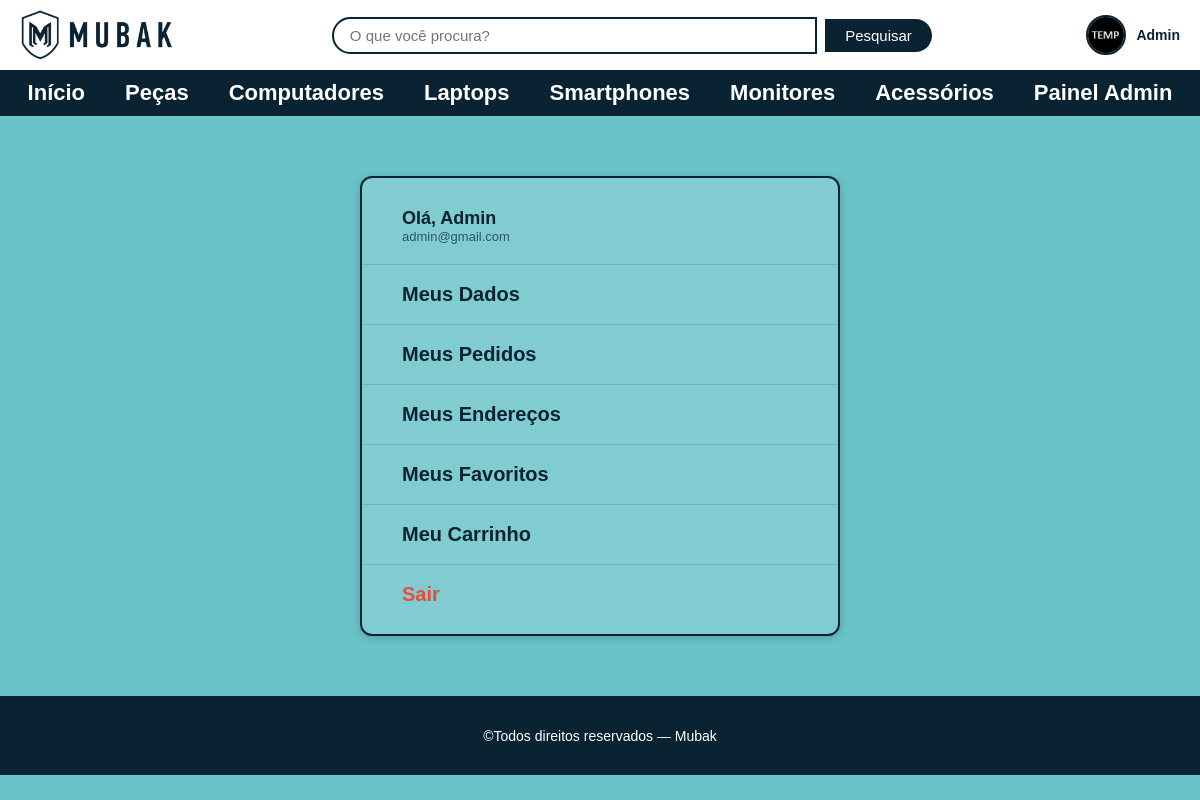
The page /perfil (signed in) on the database its author committed.
### tables this page shows
CREATE TABLE usuario(
            id_usuario INTEGER PRIMARY KEY AUTOINCREMENT NOT NULL,
            nome varchar(50) NOT NULL,
            email varchar(50) NOT NULL,
            senha varchar(50) NOT NULL,
            telefone varchar(50) NOT NULL,
            cpf varchar(50) UNIQUE NOT NULL,
            data_nasc DATE NOT NULL,
            foto varchar NOT NULL,
            id_perfil INT NOT NULL,
            FOREIGN KEY(id_perfil) REFERENCES perfil(id_perfil)
        );

### routes/user_routes.py (the view)
@bp.route('/perfil')
@login_required
def perfil():
    user = get_usuario_por_id(session['user_id'])
    return render_template('pages/perfil.html', user=user)

### app.py (called while the page is built)
@app.before_request
def verificar_inatividade():
    if 'user_id' in session:
        agora = datetime.now()
        ultima_atividade = session.get('ultima_atividade')
        if ultima_atividade:
            ultima_atividade = datetime.fromisoformat(ultima_atividade)
            if agora - ultima_atividade > TEMPO_INATIVIDADE:
                session.clear()
                return redirect(url_for('auth.login'))
        session.permanent = True
        session['ultima_atividade'] = agora.isoformat()

### database.py (called while the page is built)
def get_db_connection():
    conn = sqlite3.connect(DATABASE)
    conn.row_factory = sqlite3.Row
    return conn

### models/usuario_model.py (called while the page is built)
def get_usuario_por_id(id_usuario):
    conn = get_db_connection()
    user = conn.execute(
        'SELECT * FROM usuario WHERE id_usuario=?', (id_usuario,)
    ).fetchone()
    conn.close()
    return user

### templates/pages/perfil.html (shortened to what this page needs)
<!DOCTYPE html>
<html lang="pt-br">
<head>
    <link rel="stylesheet" href="{{ url_for('static', filename='css/reset.css') }}">
    <link rel="stylesheet" href="{{ url_for('static', filename='css/global.css') }}">
    <link rel="stylesheet" href="{{ url_for('static', filename='css/perfil.css') }}">
    <link rel="stylesheet" href="{{ url_for('static', filename='css/responsive.css') }}">
</head>
<body>
    {% include 'partials/header.html' %}
    <main>
        <section class="perfil_container">
            <nav class="perfil_menu">
                <div class="perfil_cabecalho">
                    <p class="perfil_cabecalho_nome">Olá, {{ user.nome }}</p>
                    <p class="perfil_cabecalho_email">{{ user.email }}</p>
                </div>
                <ul>
                    <li class="perfil_menu_item">
                        <a href="{{ url_for('user.perfil_dados') }}">Meus Dados</a>
                    </li>
                    <li class="perfil_menu_item">
                        <a href="{{ url_for('user.perfil_pedidos') }}">Meus Pedidos</a>
                    </li>
                    <li class="perfil_menu_item">
                        <a href="{{ url_for('user.perfil_enderecos') }}">Meus Endereços</a>
                    </li>
                    <li class="perfil_menu_item">
                        <a href="{{ url_for('favorito.favoritos') }}">Meus Favoritos</a>
                    </li>
                    <li class="perfil_menu_item">
                        <a href="{{ url_for('carrinho.carrinho') }}">Meu Carrinho</a>
                    </li>
                    <li class="perfil_menu_item sair">
                        <a href="{{ url_for('auth.logout') }}">Sair</a>
                    </li>
                </ul>
            </nav>
        </section>
    </main>
    {% include 'partials/footer.html' %}
</body>
</html>

### templates/partials/header.html (shortened to what this page needs)
<header class="header">
    <figure class="header_logo">
        <a href="{{ url_for('index') }}">
            <img src="{{ url_for('static', filename='images/mubak_logo.png') }}" alt="Logo Mubak">
        </a>
    </figure>
    <section class="header_barra_pesquisa">
        <form action="{{ url_for('produto.pesquisar') }}" method="GET">
            <input type="search" name="q" placeholder="O que você procura?"
                   value="{{ busca|default('') }}" aria-label="Pesquisar">
            <button type="submit">Pesquisar</button>
        </form>
    </section>
    <div class="header_usuario">
        {% if session.user_id %}
            <a href="{{ url_for('user.perfil') }}" title="Ir para meu perfil">
                <img class="header_usuario_avatar"
                     src="{{ url_for('static', filename='uploads/' + (session.user_foto or 'default.png')) }}"
                     alt="Foto de {{ session.user_nome }}">
                <span class="header_usuario_nome">{{ session.user_nome }}</span>
            </a>
        {% endif %}
    </div>
</header>
<nav class="menu_principal">
    <ul>
        <li><a href="{{ url_for('index') }}">Início</a></li>
        <li><a href="{{ url_for('produto.produtos', categoria='Peças') }}">Peças</a></li>
        <li><a href="{{ url_for('produto.produtos', categoria='Computadores') }}">Computadores</a></li>
        <li><a href="{{ url_for('produto.produtos', categoria='Laptops') }}">Laptops</a></li>
        <li><a href="{{ url_for('produto.produtos', categoria='Smartphones') }}">Smartphones</a></li>
        <li><a href="{{ url_for('produto.produtos', categoria='Monitores') }}">Monitores</a></li>
        <li><a href="{{ url_for('produto.produtos', categoria='Acessórios') }}">Acessórios</a></li>
        {% if session.user_id %}
            {% if session.is_admin %}
            <li><a href="{{ url_for('admin.painel') }}">Painel Admin</a></li>
            {% else %}
            <li><a href="{{ url_for('favorito.favoritos') }}">Favoritos</a></li>
            <li><a href="{{ url_for('carrinho.carrinho') }}">Carrinho</a></li>
            {% endif %}
        {% endif %}
    </ul>
</nav>

### static/css/global.css (style rules this page uses)
:root { --cor-primaria: #0a2332; --cor-fundo: #6ac3c8; --cor-branca: #ffffff; --cor-texto-claro: #ffffff; --cor-destaque: #007BFF; --cor-perigo: #e74c3c; --cor-sucesso: #27ae60; --borda-radius: 8px; --sombra: 0 2px 8px rgba(0, 0, 0, 0.2); }
body { background-color: var(--cor-fundo); font-family: sans-serif; }
.header { display: flex; align-items: center; justify-content: space-between; padding: 10px 20px; background-color: var(--cor-branca); }
.header_barra_pesquisa { flex: 1; display: flex; justify-content: center; }
.header_barra_pesquisa form { display: flex; align-items: center; gap: 8px; width: 100%; max-width: 600px; }
.header_barra_pesquisa input[type="search"] { flex: 1; padding: 8px 16px; border: 2px solid var(--cor-primaria); border-radius: 25px 0 0 25px; font-size: 15px; outline: none; }
.header_barra_pesquisa button { padding: 8px 20px; background-color: var(--cor-primaria); color: var(--cor-branca); border: none; border-radius: 0 25px 25px 0; cursor: pointer; font-size: 15px; transition: background-color 0.3s; }
.header_logo img { display: block; max-height: 50px; }
.header_usuario { display: flex; align-items: center; gap: 10px; }
.header_usuario_avatar { width: 40px; height: 40px; border-radius: 50%; object-fit: cover; border: 2px solid var(--cor-primaria); }
.header_usuario_nome { font-size: 14px; font-weight: bold; color: var(--cor-primaria); white-space: nowrap; }
.header_usuario a { display: flex; align-items: center; gap: 10px; text-decoration: none; }
.menu_principal { background-color: var(--cor-primaria); padding: 10px 0; }
.menu_principal ul { display: flex; justify-content: center; list-style: none; margin: 0; padding: 0; gap: 40px; }
.menu_principal a { text-decoration: none; color: var(--cor-branca); font-family: sans-serif; font-weight: bold; font-size: 22px; transition: color 0.3s; }

### static/css/perfil.css (style rules this page uses)
.perfil_container { display: flex; justify-content: center; align-items: flex-start; min-height: calc(100vh - 220px); padding: 60px 20px; }
.perfil_menu { background-color: rgba(255, 255, 255, 0.15); border: 2px solid var(--cor-primaria); border-radius: 12px; padding: 10px 0; width: 100%; max-width: 480px; box-shadow: var(--sombra); overflow: hidden; }
.perfil_cabecalho { padding: 20px 40px; border-bottom: 1px solid rgba(10, 35, 50, 0.15); }
.perfil_cabecalho_nome { font-size: 18px; font-weight: bold; color: var(--cor-primaria); }
.perfil_cabecalho_email { font-size: 13px; color: var(--cor-primaria); opacity: 0.7; }
.perfil_menu ul { list-style: none; display: flex; flex-direction: column; }
.perfil_menu_item a { display: block; padding: 18px 40px; font-size: 20px; font-weight: bold; color: var(--cor-primaria); text-decoration: none; border-bottom: 1px solid rgba(10, 35, 50, 0.15); transition: background-color 0.2s, color 0.2s; }
.perfil_menu_item:last-child a { border-bottom: none; }
.perfil_menu_item.sair a { color: var(--cor-perigo); }

### rows shown on the page
usuario: user_nome "Admin", nome "Admin", email "admin@gmail.com"
